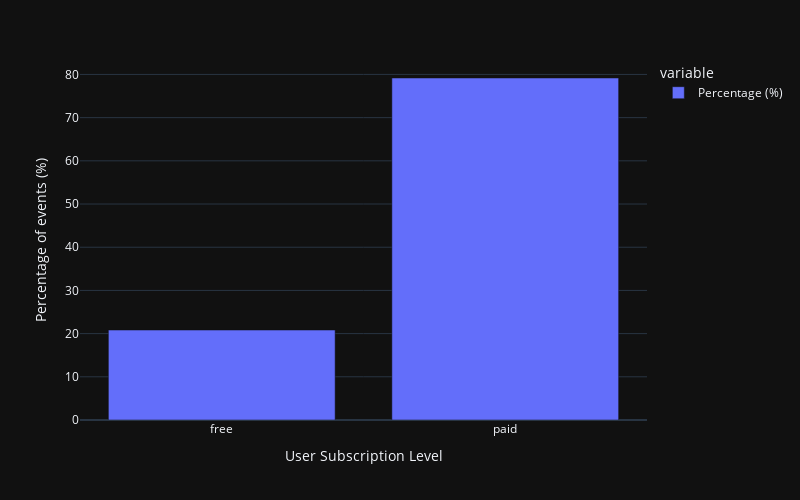

Notebook cell for this chart:
### Code cell
fig = px.bar(interactions_level, template='plotly_dark')

fig.update_layout(
    autosize=False,
    width=800,
    height=500,
    yaxis=dict(
        title_text='Percentage of events (%)',
        tickmode="array",
        titlefont=dict(size=14),
    ),
    xaxis=dict(
    title_text='User Subscription Level',
    tickmode="array",
    titlefont=dict(size=14),
    ))

fig.show()

### Figure 1 — Plotly figure (JSON) as saved in the notebook; plotly's stock layout.template omitted (floating-point values rounded to 4 significant figures)
{"data": [{"alignmentgroup": "True", "hovertemplate": "variable=Percentage (%)<br>level=%{x}<br>value=%{y}<extra></extra>", "legendgroup": "Percentage (%)", "marker": {"color": "#636efa"}, "name": "Percentage (%)", "offsetgroup": "Percentage (%)", "orientation": "v", "showlegend": true, "textposition": "auto", "type": "bar", "x": ["free", "paid"], "xaxis": "x", "y": [20.83, 79.17], "yaxis": "y"}], "layout": {"autosize": false, "barmode": "relative", "height": 500, "legend": {"title": {"text": "variable"}, "tracegroupgap": 0}, "margin": {"t": 60}, "width": 800, "xaxis": {"anchor": "y", "domain": [0, 1], "tickmode": "array", "title": {"font": {"size": 14}, "text": "User Subscription Level"}}, "yaxis": {"anchor": "x", "domain": [0, 1], "tickmode": "array", "title": {"font": {"size": 14}, "text": "Percentage of events (%)"}}}}
